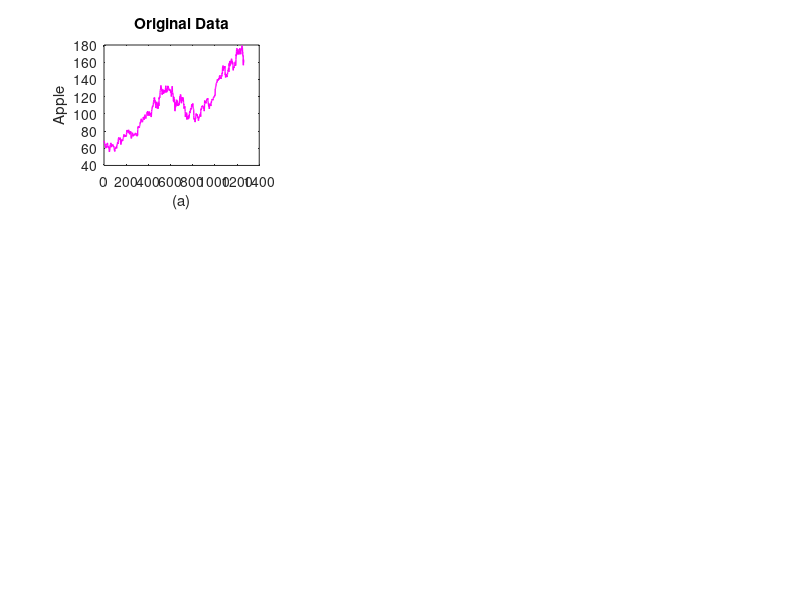

This chart was generated by the following MATLAB code: (Note: this script raises an error after producing the figure.)
clear all; clc;

subplot(3,3,1);
A = csvread('trueAAPL_5yr.csv');
x = A(:,1); %eleminate last one day
plot(x,'m','LineWidth',1)
title('Original Data')
xlabel({'(a)'})
ylabel({'Apple'})
xline(1258-29,'--r');
box off;
%set(gca,'FontSize',10)
set(gca,'FontWeight','bold','FontSize',12)
hold off

subplot(3,3,2);
A1 = csvread('trueAAPL_5yr.csv');
A2 = csvread('predictedTest_stockapple_mimicKalmanModified.csv');
A3 = csvread('EKF_apple.csv');
A4 = csvread('predictedTest_apple_AR.csv');
A5 = csvread('predictedTest_apple_arima.csv');
% x = linspace(1,30,30);
% x1 = A1(1259-29:1259,1);
x = linspace(1,29,29);
x1 = A1(1259-29:1258,1); %eleminate last one day
x2 = A2(1:29,1);%LSTM : eleminate last one day
x3 = A3(1:29,1); %EKF : eliminate last one day
x4 = A4(2:30,1); %AR : eliminate first 1day
x5 = A5(2:30,1);
plot(x,x1,'m', x,x2,'b', x,x3,'r',x,x4,'g',x,x5,'c','LineWidth',1)
legend('True','LSTM','Kalman','AR','ARIMA')
legend boxoff   
title('True vs Predicted')
xlabel('(b)')
box off;
set(gca,'FontWeight','bold','FontSize',12)
hold off

subplot(3,3,3);
A1 = csvread('trueAAPL_5yr.csv');
A2 = csvread('predictedTest_stockapple_mimicKalmanModified.csv');
A3 = csvread('EKF_apple.csv');
A4 = csvread('predictedTest_apple_AR.csv');
A5 = csvread('predictedTest_apple_arima.csv');
x = linspace(1,29,29);
x1 = A1(1259-29:1258,1); %eleminate last one day
x2 = A2(1:29,1);%LSTM : eleminate last one day
x3 = A3(1:29,1); %EKF : eliminate last one day
x4 = A4(2:30,1); %AR : eliminate first 1day
x5 = A5(2:30,1);
plot(abs(x1-x2),'b','LineWidth',1); %LSTM difference
hold on
plot(abs(x1-x3),'r','LineWidth',1); 
hold on
plot(abs(x1-x4),'g','LineWidth',1); 
hold on
plot(abs(x1-x5),'c','LineWidth',1); 
legend('|True-LSTM|','|True-EKF|','|True-AR|','|True-ARIMA|')
legend boxoff   
title('Absolute Difference')
xlabel({'(c)'})
xlim([0,30]);
ylim([0,2.8]);
box off;
set(gca,'FontWeight','bold','FontSize',12)
hold off

%%%%%%%%%%%%%%%%%%%%%%%%%%%%%%%%%%%%%%%%%%%%%%%%%%%%%
subplot(3,3,4);
A = csvread('trueMSFT_5yr.csv');
x = A(:,1); %eleminate last one day
plot(x,'m','LineWidth',1)
xlabel({'(d)'})
ylabel({'Price($)','','Microsoft'})
xline(1258-29,'--r');
box off;
set(gca,'FontWeight','bold','FontSize',12)
hold off


% A1 = csvread('trueMSFT_5yr.csv');
% A2 = csvread('predictedTest_stockMS_mimicKalman_1228input1label.csv');
% A3 = csvread('kalman_stockMS.csv');
% x = linspace(1,30,30);
% x1 = A1(1259-29:1259,1);
% x2 = A2(:,1);
% x3 = A3(:,1);
% plot(x,x1,'m', x,x2,'b', x,x3,'r')
% xlabel('(e)')
% box off;
% set(gca,'FontWeight','bold','FontSize',10)
% hold off
subplot(3,3,5);
A1 = csvread('trueMSFT_5yr.csv');
A2 = csvread('predictedTest_stockMS_mimicKalmanModified.csv');
A3 = csvread('EKF_MS.csv');
A4 = csvread('predictedTest_MS_AR.csv');
A5 = csvread('predictedTest_MS_arima.csv');
x = linspace(1,29,29);
x1 = A1(1259-29:1258,1); %eleminate last one day
x2 = A2(1:29,1);%LSTM : eleminate last one day
x3 = A3(1:29,1); %EKF : eliminate last one day
x4 = A4(2:30,1); %AR : eliminate first 1day
x5 = A5(2:30,1);
plot(x,x1,'m', x,x2,'b', x,x3,'r',x,x4,'g',x,x5,'c','LineWidth',1)
%legend('True','LSTM','Kalman','AR','ARIMA')
xlabel('(e)')
box off;
set(gca,'FontWeight','bold','FontSize',12)
hold off


% subplot(3,3,6);
% A1 = csvread('trueMSFT_5yr.csv');
% A2 = csvread('predictedTest_stockMS_mimicKalman_1228input1label.csv');
% A3 = csvread('kalman_stockMS.csv');
% x = linspace(1,30,30);
% x1 = A1(1259-29:1259,1);
% x2 = A2(:,1);
% x3 = A3(:,1);
% plot(abs(x1-x2),'b'); %LSTM difference
% hold on
% plot(-abs(x1-x3),'r'); 
% %legend('|True-LSTM|','-|True-Kalman|')
% xlabel({'(f)'})
% xlim([0,30]);
% ylim([-7,7]);
% box off;
% set(gca,'FontWeight','bold','FontSize',10)
% hold off
subplot(3,3,6);
A1 = csvread('trueMSFT_5yr.csv');
A2 = csvread('predictedTest_stockMS_mimicKalmanModified.csv');
A3 = csvread('EKF_MS.csv');
A4 = csvread('predictedTest_MS_AR.csv');
A5 = csvread('predictedTest_MS_arima.csv');
x = linspace(1,29,29);
x1 = A1(1259-29:1258,1); %eleminate last one day
x2 = A2(1:29,1);%LSTM : eleminate last one day
x3 = A3(1:29,1); %EKF : eliminate last one day
x4 = A4(2:30,1); %AR : eliminate first 1day
x5 = A5(2:30,1);
plot(abs(x1-x2),'b','LineWidth',1); %LSTM difference
hold on
plot(abs(x1-x3),'r','LineWidth',1); 
hold on
plot(abs(x1-x4),'g','LineWidth',1); 
hold on
plot(abs(x1-x5),'c','LineWidth',1); 
%legend('|True-LSTM|','|True-EKF|','|True-AR|','|True-ARIMA|')
xlabel({'(f)'})
xlim([0,30]);
ylim([0,1.8]);
box off;
set(gca,'FontWeight','bold','FontSize',12)
hold off


%%%%%%%%%%%%%%%%%%%%%%%%%%%%%%%%%%%%%%%%%%%%%%%%%%%%%
subplot(3,3,7);
A = csvread('trueGOOGL_5yr.csv');
x = A(:,1); %eleminate last one day
plot(x,'m','LineWidth',1)
xline(1258-29,'--r');
box off;
xlabel({'(g)'})
ylabel({'Google'})
set(gca,'FontWeight','bold','FontSize',12)
hold off


% A1 = csvread('trueGOOGL_5yr.csv');
% A2 = csvread('predictedTest_stockgoogle_mimicKalman_1228input1label.csv');
% A3 = csvread('kalman_stockgoogle.csv');
% x = linspace(1,30,30);
% x1 = A1(1259-29:1259,1);
% x2 = A2(:,1);
% x3 = A3(:,1);
% plot(x,x1,'m', x,x2,'b', x,x3,'r')
% xlabel({'(h)','','TIME(DAY)'})
% box off;
% set(gca,'FontWeight','bold','FontSize',10)
% hold off
subplot(3,3,8);
A1 = csvread('trueGOOGL_5yr.csv');
A2 = csvread('predictedTest_stockgoogle_mimicKalmanModified.csv');
A3 = csvread('EKF_google.csv');
A4 = csvread('predictedTest_google_AR.csv');
A5 = csvread('predictedTest_google_arima.csv');
x = linspace(1,29,29);
x1 = A1(1259-29:1258,1); %eleminate last one day
x2 = A2(1:29,1);%LSTM : eleminate last one day
x3 = A3(1:29,1); %EKF : eliminate last one day
x4 = A4(2:30,1); %AR : eliminate first 1day
x5 = A5(2:30,1);
plot(x,x1,'m', x,x2,'b', x,x3,'r',x,x4,'g',x,x5,'c','LineWidth',1)
xlabel({'(h)','','Time(Day)'})
box off;
set(gca,'FontWeight','bold','FontSize',12)
hold off

% subplot(3,3,9);
% A1 = csvread('trueGOOGL_5yr.csv');
% A2 = csvread('predictedTest_stockgoogle_mimicKalman_1228input1label.csv');
% A3 = csvread('kalman_stockgoogle.csv');
% x = linspace(1,30,30);
% x1 = A1(1259-29:1259,1);
% x2 = A2(:,1);
% x3 = A3(:,1);
% plot(abs(x1-x2),'b'); %LSTM difference
% hold on
% plot(-abs(x1-x3),'r'); 
% %legend('|True-LSTM|','-|True-Kalman|')
% xlabel({'(i)'})
% xlim([0,30]);
% ylim([-135,135]);
% box off;
% set(gca,'FontWeight','bold','FontSize',10)
% hold off
subplot(3,3,9);
A1 = csvread('trueGOOGL_5yr.csv');
A2 = csvread('predictedTest_stockgoogle_mimicKalmanModified.csv');
A3 = csvread('EKF_google.csv');
A4 = csvread('predictedTest_google_AR.csv');
A5 = csvread('predictedTest_google_arima.csv');
x = linspace(1,29,29);
x1 = A1(1259-29:1258,1); %eleminate last one day
x2 = A2(1:29,1);%LSTM : eleminate last one day
x3 = A3(1:29,1); %EKF : eliminate last one day
x4 = A4(2:30,1); %AR : eliminate first 1day
x5 = A5(2:30,1);
plot(abs(x1-x2),'b','LineWidth',1); %LSTM difference
hold on
plot(abs(x1-x3),'r','LineWidth',1); 
hold on
plot(abs(x1-x4),'g','LineWidth',1); 
hold on
plot(abs(x1-x5),'c','LineWidth',1); 
%legend('|True-LSTM|','|True-EKF|','|True-AR|','|True-ARIMA|')
xlabel({'(i)'})
xlim([0,30]);
ylim([0,33]);
box off;
set(gca,'FontWeight','bold','FontSize',12)
hold off